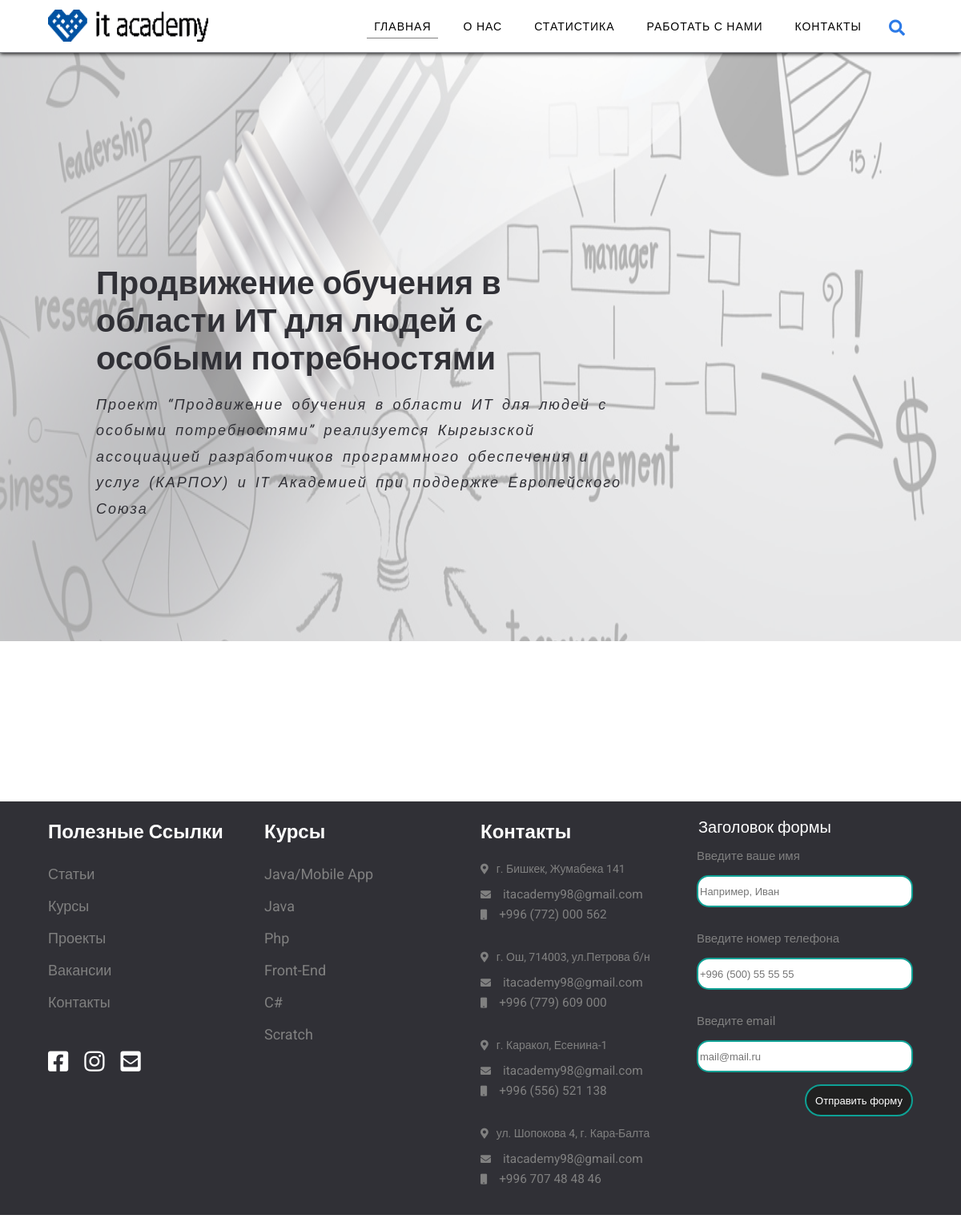
/project/1/, run on the app's committed database.
### kssdasite/models.py (models this page shows, shortened)
class Project(models.Model):
    name = models.CharField(max_length=255)
    description = models.TextField(blank=True, null=True)
    picture = models.ImageField(upload_to=upload_location, max_length=100, blank=True, null=True)
    year = models.ForeignKey(Year, on_delete=models.CASCADE)

### kssdasite/views.py (the view)
# urls.py: path('project/<int:pk>/', ProjectDetailView.as_view(), name='project'),
class ProjectDetailView(DetailView):
    model = Project
    template_name = 'kssdasite/project_detail_view.html'
    context_object_name = 'project'

### kssdasite/templates/kssdasite/project_detail_view.html (shortened to what this page needs)
{% load static %}
<!DOCTYPE html>
<html>
<head>
	<link rel="stylesheet" type="text/css" href="{% static 'kssdasite/Front1/css/all-styles.css'%}">
	<link rel="stylesheet" type="text/css" href="{% static 'kssdasite/Front1/css/header-style.css'%}">
	<link rel="stylesheet" type="text/css" href="{% static 'kssdasite/Front1/css/body-style-index3.css'%}">
	<link rel="stylesheet" type="text/css" href="{% static 'kssdasite/Front1/css/footer-style.css'%}">
	<link rel="stylesheet" type="text/css" href="{% static 'kssdasite/Front1/css/font-awesome/css/all.min.css'%}">
</head>
<body>
	<div class="wrapper">
		<div class="banner">
			<div class="header">
				<a href=""><img class="logo" src="{% static 'kssdasite/Front1/img/logo2.png'%}" alt="IT-academy"></a>
				<div class="menu-header">
					<div class="h-menu">
					    <ul class="navbar-h">
							<li class="first-home active"><a href="{% url 'index_url' %}">ГЛАВНАЯ</a></li>
							<li class="second-about-us"><a href="{% url 'index_url' %}#about-us">О НАС</a></li>
							<li class="third-st"><a href="{% url 'index_url' %}#statistics">СТАТИСТИКА</a></li>
							<li class="fifth-work"><a href="#work-with-us">РАБОТАТЬ С НАМИ </a>
							</li>
							<li class="sixth-contacts"><a href="{% url 'index_url' %}#contacts">КОНТАКТЫ</a></li>
						</ul>
					</div>
					<div class="search-icon">
						<i class="fas fa-search"></i>
					</div>
				</div>
			</div>
		</div>
	<div class="main">
		<div class="first-block">
			<div class="main-text" >
				<h1> {{ project.name }} </h1>
				<p>{{ project.description }}</p>
			</div>
			<div class="first-bg-img"></div>
		</div>
	</div>
		<div class="sixth-bock">
			<div class="footer">
				<div class="footer-link f-link">
						<h3>Полезные Ссылки</h3>
							<ul>
								<li><a href=""> Статьи</a></li>
								<li><a href=""> Курсы</a></li>
								<li><a href="{% url 'projects_url' %}"> Проекты</a></li>
								<li><a href="{% url 'ads' %}"> Вакансии</a></li>
								<li><a href="{% url 'index_url' %}#contacts"> Контакты</a></li>
							</ul>
							<div class="icon-media">
								<a href=""><i class="fab fa-facebook-square"></i></a>
								<a href=""><i class="fab fa-instagram"></i></a>
								<a href=""><i class="fas fa-envelope-square"></i></a>
							</div>
				</div>
				<div class="footer-courses f-link">
							<h3>Курсы</h3>
							<ul>
								<li><a href=""> Java/Mobile App</a></li>
								<li><a href=""> Java</a></li>
								<li><a href=""> Php</a></li>
								<li><a href=""> Front-End</a></li>
								<li><a href=""> C#</a></li>
								<li><a href=""> Scratch</a></li>
							</ul>
				</div>
				<div class="footer-contacts f-link">
							<h3>Контакты</h3>
							<div class="text-footer-contacts bish">
								<ul>
									<li><span><i class="fas fa-map-marker-alt"></i></span></i>г. Бишкек, Жумабека 141</li>
									<li><span><i class="fas fa-envelope"></i></span><a href="mailto:itacademy98@gmail.com">itacademy98@gmail.com</a></li>
								<li><span><i class="fas fa-mobile"></i></span><a href="tel:+996772000562">+996 (772) 000 562</a></li>
								</ul>
							</div>
							<div class="text-footer-contacts osh">
								<ul>
									<li><span><i class="fas fa-map-marker-alt"></i></span>г. Ош, 714003, ул.Петрова б/н</li>
									<li><span><i class="fas fa-envelope"></i></span><a href="mailto:itacademy98@gmail.com">itacademy98@gmail.com</a></li>
									<li><span><i class="fas fa-mobile"></i></span><a href="tel:+996779609000">+996 (779) 609 000</a></li>
								</ul>
							</div>
							<div class="text-footer-contacts karakol">
								<ul>
									<li><span><i class="fas fa-map-marker-alt"></i></span>г. Каракол, Есенина-1</li>
									<li><span><i class="fas fa-envelope"></i></span><a href="mailto:itacademy98@gmail.com">itacademy98@gmail.com</a></li>
								<li><span><i class="fas fa-mobile"></i></span><a href="tel:+996556521138">+996 (556) 521 138</a></li>
								</ul>
							</div>
							<div class="text-footer-contacts kara-balta">
								<ul>
									<li><span><i class="fas fa-map-marker-alt"></i></span>ул. Шопокова 4, г. Кара-Балта</li>
									<li><span><i class="fas fa-envelope"></i></span><a href="mailto:itacademy98@gmail.com">itacademy98@gmail.com</a></li>
									<li><span><i class="fas fa-mobile"></i></span><a href="tel:+9967074848 46">+996 707 48 48 46</a></li>
								</ul>
							</div>
				</div>
				<div class="conteiner-feedback f-link">
				      	<div class="blank-feedback">
				      		<form action="feedback.php" method="POST">
				      			<legend>Заголовок формы</legend>
				      			<div class="form-group">
				      				<label for="">Введите ваше имя</label>
				      				<input type="text" class="form-control" id="" name="user_name" placeholder="Например, Иван">
				      			</div>
				      			<div class="form-group">
				      				<label for="">Введите номер телефона</label>
				      				<input type="text" class="form-control" id="" name="user_phone" placeholder="+996 (500) 55 55 55">
				      			</div>
				      			<div class="form-group">
				      				<label for="">Введите email</label>
				      				<input type="text" class="form-control" id="" name="user_email" placeholder="mail@mail.ru">
				      			</div>
				      			<button type="submit" class="btn btn-primary">Отправить форму</button>
				      		</form>
				      	</div>
				</div>
			</div>
		</div>
	</div>
</body>
</html>

### kssdasite/static/kssdasite/Front1/css/all-styles.css (style rules this page uses)
* { box-sizing:border-box; font-size: 10px; }
html { scroll-behavior: smooth; margin: 0px 0px; padding: 0px 0px; }
body { width: 100%; height: auto; margin: 0px 0px; padding: 0px 0px; font-family: 'Roboto','Arial', sans-serif; background-size: cover; }
.wrapper { width: 100%; height: auto; max-width: 1920px; justify-content: center; position:relative; margin: 0px auto; padding: 0px 0px; }
a { text-decoration: none; }
ul { list-style: none; padding: 0px 0px; }
p { font-size: 13px; font-style: italic; line-height: 150%; word-spacing: 4px; letter-spacing: 2px; }
@media only screen and (min-width: 600px) { * { font-size: 8px; } }
@media only screen and (min-width: 768px) { * { font-size: 8px; } }
@media only screen and (min-width: 992px) { * { font-size: 9px; } }
@media only screen and (min-width: 1200px) { * { font-size: 10px; } }

### kssdasite/static/kssdasite/Front1/css/header-style.css (style rules this page uses)
.banner { width: 100%; height: auto; border-bottom: 1px solid #85868c; box-shadow: 0px 1px 5px #000; background-color: #fff; position: fixed; margin:0 0; z-index: 2; }
.header { width: 90%; height: 65px; max-width: 1920px; min-width: 300px; margin: 0px 5%; display: flex; align-items: center; }
.menu-header { width: 100%; height: 60px; justify-content: flex-end; position: relative; align-items: center; }
.logo { width: 200px; height: 40px; position: relative; align-items: center; }
.h-menu { display: none; width: 95%; }
.header .navbar-h { display: flex; justify-content: flex-end; }
.search-icon { display: block; width: 30px; height: 30px; cursor: pointer; float: right; position: relative; top: -38px; }
.search-icon i { position: relative; font-size: 2em; color: #2c7ae7; }
.menu-header a { color: #000; font-size: 1.4em; height: 40px; line-height: 40px; padding: 20px 20px; letter-spacing: 1px; }
.navbar-h li { position: relative; height: 100%; }
.navbar-h a::after { content:''; position:absolute; width:80%; transform:scaleX(0); height:1px; bottom: 5px; left:10%; background-color:grey; transform-origin:bottom right; transition:transform 0.25s ease-out; }
.menu-header .active a::after { color: gray; transform:scaleX(1); transform-origin:bottom right; }
@media screen and (min-width: 600px) { .banner { position: relative; } }
@media screen and (min-width: 600px) { .header { position: relative; height: 55px; } }
@media screen and (min-width: 600px) { .h-menu { display: none; } }
@media screen and (min-width: 768px) { .banner { position: relative; } }
@media screen and (min-width: 768px) { .header { position: relative; height: 55px; } }
@media screen and (min-width: 768px) { .h-menu { display: none; } }
@media screen and (min-width: 992px) { .banner { position: fixed; } }
@media screen and (min-width: 992px) { .header { position: relative; height: 55px; } }
@media screen and (min-width: 992px) { .h-menu { display: block; } }
@media screen and (min-width: 1200px) { .banner { position:fixed; } }
@media screen and (min-width: 1200px) { .header { position: relative; height: 65px; } }
@media screen and (min-width: 1200px) { .h-menu { display: block; } }

### kssdasite/static/kssdasite/Front1/css/body-style-index3.css (style rules this page uses)
.main { width: 100%; height: auto; position: relative; }
.first-block { width: 100%; height: 100vh; text-align: center; position: relative; }
.first-bg-img { width: 100%; height: 100%; background-image: url(../img/bg-img-3.jpg); background-repeat: no-repeat; background-position: center; background-size: 150% 150%; position: absolute; top: 0px; filter: opacity(0.5); margin: 0 0; z-index: -1; }
.main-text { width: 50%; height: auto; text-align: left; display: flex; flex-wrap: wrap; transform: translateY(50%); position: relative; align-items: center; top: 10%; left: 10%; margin: 0px 0px; }
.main-text h1 { font-size: 4em; color: #303036; margin: 0px 0px; }
.main-text p { font-size: 1.8em; font-style: italic; color: #303036; top: 35%; line-height: 1.8em; }
@media screen and (min-width: 600px) { .main-text { width: 80%; top: 20%; } }
@media screen and (min-width: 769px) { .main-text { width: 65%; top: 20%; } }
@media screen and (min-width: 992px) { .main-text { width: 60%; top: 20%; } }
@media screen and (min-width: 1200px) { .main-text { width: 55%; top: 20%; } }

### data on the page
Project: name "Продвижение обучения в области ИТ для людей с особыми потребностями", description "Проект “Продвижение обучения в области ИТ для людей с особыми потребностями” реализуется Кыргызской ассоциацией разработчиков программного обеспечения и услуг (КАРПОУ) и IT Академией при поддержке Европейского Союза"
